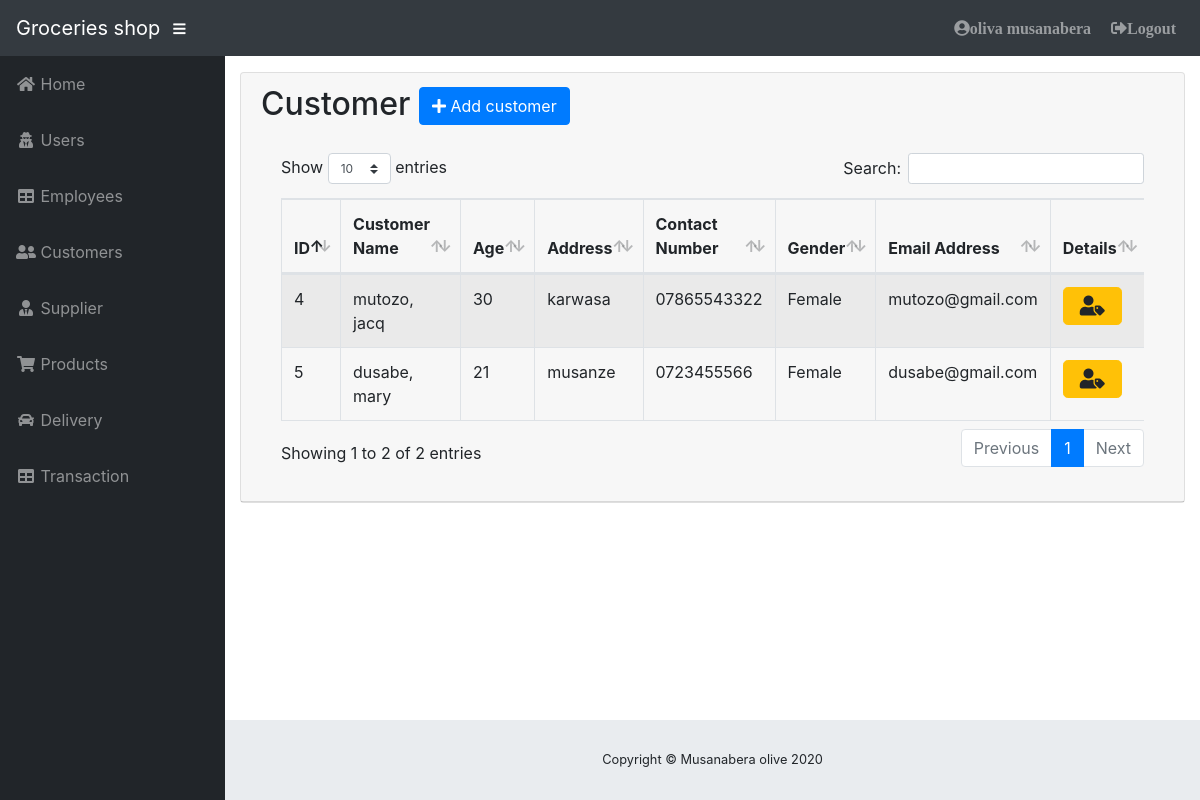
/admin/customer.php (signed in), run on an earlier commit of the app's database.
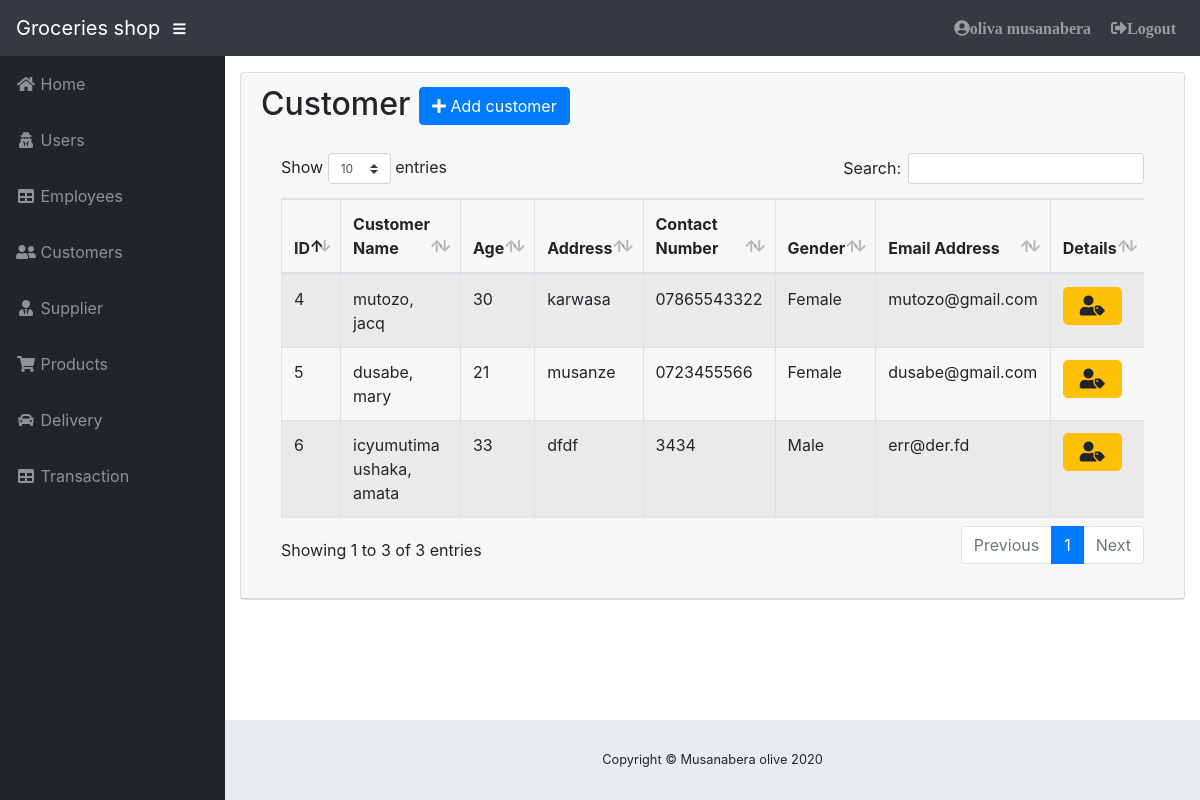
And on a later commit of the database.
### tables this page shows
CREATE TABLE `tblcustomer` (
  `C_ID` int(50) NOT NULL,
  `C_FNAME` varchar(50) NOT NULL,
  `C_LNAME` varchar(50) NOT NULL,
  `C_AGE` int(2) NOT NULL,
  `C_ADDRESS` text NOT NULL,
  `C_PNUMBER` varchar(50) NOT NULL,
  `C_GENDER` varchar(50) NOT NULL,
  `C_EMAILADD` varchar(50) NOT NULL,
  `ZIPCODE` varchar(50) DEFAULT NULL,
  `username` varchar(50) NOT NULL,
  `password` longtext NOT NULL
);

### admin/customer.php (the view, shortened to what this page needs)
<?php
if(!isset($_SESSION["userid"])){
 header("Location: login.php");
}else{
include('../includes/connection.php');
include 'theme/header.php';
include 'theme/sidebar.php';
?>
          <div class="card mb-3">
            <div class="card-header">
              <h2>Customer <a href="addcustomer.php"><span class="btn btn-primary"><i class="fa fa-plus"></i> Add customer</span></a></h2>
            <div class="card-body">
              <div class="table-responsive">
                            <table class="table table-bordered table-hover table-striped"id="dataTable" width="100%" cellspacing="0">
                                <thead>
                                    <tr>
                                        <th>ID</th>
                                        <th>Customer Name</th>
                                          <th>Age</th>
                                        <th>Address</th>
                                        <th>Contact Number</th>
                                        <th>Gender</th>
                                        <th>Email Address</th>
                                          <th>Details</th>
                                    </tr>
                                </thead>
                                <tbody>
                                  <?php
                $query = 'SELECT * FROM tblcustomer';
                    $result = mysqli_query($db, $query) or die (mysqli_error($db));
                        while ($row = mysqli_fetch_assoc($result)) {
                            echo '<tr>';
                            echo '<td>'. $row['C_ID'].'</td>';
                                echo '<td>'. $row['C_FNAME']. ', '. $row['C_LNAME'].'</td>';
                            echo '<td>'. $row['C_AGE'].'</td>';
                            echo '<td>'. $row['C_ADDRESS'].'</td>';
                            echo '<td>'. $row['C_PNUMBER'].'</td>';
                            echo '<td>'. $row['C_GENDER'].'</td>';
                            echo '<td>'. $row['C_EMAILADD'].'</td>';
                            echo '<td>  ';
                            echo ' <a  type="button" class="btn btn-lg btn-warning fas fa-user-tag" href="customerdetail.php?action=view & id='.$row['C_ID'] . '"></a> ';
                            echo '</tr> ';
                }
            ?>
                                </tbody>
                            </table>
                        </div>
            </div>
          </div>
        </div>
<?php include 'theme/footer.php'; }?>

What changed in the data, as far as the page shows it:
added tblcustomer: C_ID "6", C_FNAME "icyumutima ushaka", C_LNAME "amata", C_AGE "33", C_ADDRESS "dfdf", C_PNUMBER "3434", C_GENDER "Male", C_EMAILADD "err@der.fd"
Also different on the page:
text written by a page script: "Show entries Search: Showing 1 to 2 of 2 entries Previous 1 Next" → "Show entries Search: Showing 1 to 3 of 3 entries Previous 1 Next"
